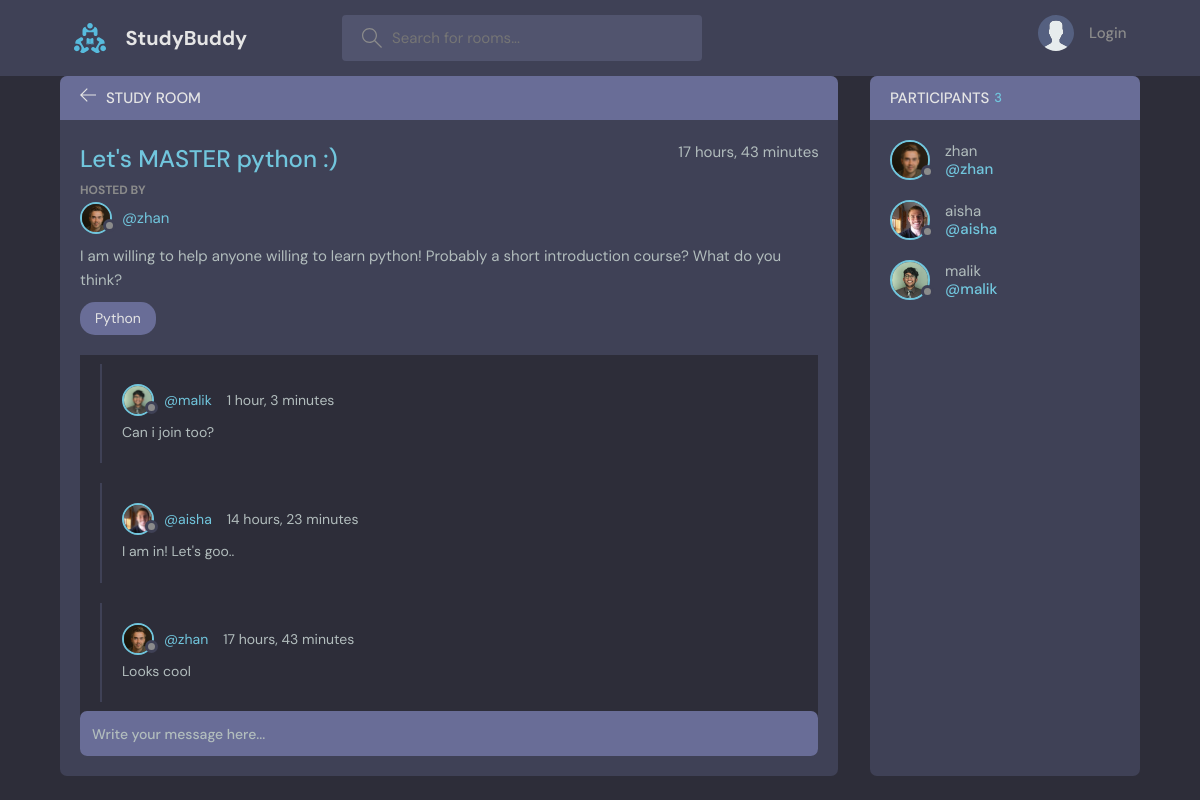
The page /room/1/ on the database its author committed.
### base/models.py (models this page shows, shortened)
class Room(models.Model):
    host = models.ForeignKey(User, on_delete=models.SET_NULL, null=True)
    topic = models.ForeignKey(Topic, on_delete=models.SET_NULL, null=True) # on_delete part means that if the room is deleted all the children (messages) are also deleted
    name = models.CharField(max_length=200)
    description = models.TextField(null=True, blank=True)
    participants = models.ManyToManyField(User, related_name='participants', blank=True)
    updated = models.DateTimeField(auto_now=True) #this to show when the room was last updated
    created = models.DateTimeField(auto_now_add=True) #this to show when the room was created
    class Meta:
        ordering = ['-updated','-created'] #this line orders rooms in the order with newest (updates/created) rooms first

class User(AbstractUser):
    name = models.CharField(max_length=200, null=True)
    email = models.EmailField(unique=True, null=True)
    bio = models.TextField(null=True)
    avatar = models.ImageField(null=True, default="avatar.svg")
    USERNAME_FIELD = 'email'
    REQUIRED_FIELDS = []

class Topic(models.Model):
    name = models.CharField(max_length=200)
    def __str__(self):
        return self.name

class Message(models.Model):
    user = models.ForeignKey(User, on_delete=models.CASCADE)
    room = models.ForeignKey(Room, on_delete=models.CASCADE) # on_delete part means that if the room is deleted all the children (messages) are also deleted
    body = models.TextField()
    updated = models.DateTimeField(auto_now=True)  # this to show when the room was last updated
    created = models.DateTimeField(auto_now_add=True) #this to show when the room was created
    class Meta:
        ordering = ['-updated', '-created'] #this line orders rooms in the order with newest (updates/created) rooms first

### base/views.py (the view, shortened to what this page needs)
# urls.py: path('room/<str:pk>/', views.room, name="room"),
def room(request, pk):
    room = Room.objects.get(id=pk)
    room_messages = room.message_set.all()
    participants = room.participants.all()
    context = {'room': room, 'room_messages': room_messages,
               'participants': participants}
    return render(request, 'base/room.html', context)

### base/templates/base/room.html (shortened to what this page needs)
{% extends 'main.html' %}
{% block content%}
    <ma class="profile-page layout layout--2">
      <div class="container">
        <div class="room">
          <div class="room__top">
            <div class="room__topLeft">
              <a href="{%url 'home' %}">
                <svg version="1.1" xmlns="http://www.w3.org/2000/svg" width="32" height="32" viewBox="0 0 32 32">
                  <title>arrow-left</title>
                  <path
                    d="M13.723 2.286l-13.723 13.714 13.719 13.714 1.616-1.611-10.96-10.96h27.625v-2.286h-27.625l10.965-10.965-1.616-1.607z"
                  ></path>
                </svg>
              </a>
              <h3>Study Room</h3>
            </div>
          </div>
          <div class="room__box scroll">
            <div class="room__header scroll">
              <div class="room__info">
                <h3>{{room.name}}</h3>
                <span>{{room.created|timesince}}</span>
              </div>
              <div class="room__hosted">
                <p>Hosted By</p>
                <a href="{% url 'user-profile' room.host.id %}" class="room__author">
                  <div class="avatar avatar--small">
                    <img src="{{room.host.avatar.url}}" />
                  </div>
                  <span>@{{room.host.username}}</span>
                </a>
              </div>
              <div class="room__details">
               {{room.description}}
              </div>
              <span class="room__topics">{{room.topic}}</span>
            </div>
            <div class="room__conversation">
              <div class="threads scroll">
              {% for message in room_messages %}
                <div class="thread">
                  <div class="thread__top">
                    <div class="thread__author">
                      <a href="{% url 'user-profile' message.user.id %}" class="thread__authorInfo">
                        <div class="avatar avatar--small">
                          <img src="{{message.user.avatar.url}}" />
                        </div>
                        <span>@{{message.user.username}}</span>
                      </a>
                      <span class="thread__date">{{message.created|timesince}}</span>
                    </div>
                  </div>
                  <div class="thread__details">
                    {{message.body}}
                  </div>
                </div>
              {% endfor %}
              </div>
            </div>
          </div>
          <div class="room__message">
            <form action="" method="POST">
              <input name="body" placeholder="Write your message here..." /></form>
          </div>
        </div>
        <div class="participants">
          <h3 class="participants__top">Participants <span>{{participants.count}}</span></h3>
          <div class="participants__list scroll">
            {% for user in participants %}
              <a href="{% url 'user-profile' user.id %}" class="participant">
                <div class="avatar avatar--medium">
                  <img src="{{user.avatar.url}}" />
                </div>
                <p>
                  {{user.username}}
                  <span>@{{user.username}}</span>
                </p>
              </a>
            {% endfor %}
          </div>
        </div>
      </div>
    </ma>
{% endblock content %}

### rows shown on the page
Room: name "Let's MASTER python :)", created "17 hours, 43 minutes", host.avatar (picture), host.username "zhan", description "I am willing to help anyone willing to learn python! Probably a short introduction course? What do you think?", topic "Python"
Message: user.avatar (picture), user.username "malik", created "1 hour, 3 minutes", body "Can i join too?"
Message: user.avatar (picture), user.username "aisha", created "14 hours, 23 minutes", body "I am in! Let's goo.."
Message: user.avatar (picture), user.username "zhan", created "17 hours, 43 minutes", body "Looks cool"
User: avatar (picture), username "zhan"
User: avatar (picture), username "aisha"
User: avatar (picture), username "malik"

### other values the page prints
{{ participants.count }} "3"
